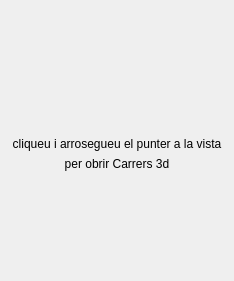
<?xml version="1.0" encoding="UTF-8"?>
<ui version="4.0">
 <class>go2streetviewDum</class>
 <widget class="QWidget" name="go2streetviewDum">
  <property name="geometry">
   <rect>
    <x>0</x>
    <y>0</y>
    <width>234</width>
    <height>281</height>
   </rect>
  </property>
  <property name="sizePolicy">
   <sizepolicy hsizetype="Expanding" vsizetype="Expanding">
    <horstretch>0</horstretch>
    <verstretch>0</verstretch>
   </sizepolicy>
  </property>
  <property name="windowTitle">
   <string>go2carrers3d</string>
  </property>
  <layout class="QVBoxLayout" name="verticalLayout">
   <item>
    <widget class="QLabel" name="iconRif">
     <property name="sizePolicy">
      <sizepolicy hsizetype="Ignored" vsizetype="Ignored">
       <horstretch>0</horstretch>
       <verstretch>0</verstretch>
      </sizepolicy>
     </property>
     <property name="minimumSize">
      <size>
       <width>0</width>
       <height>30</height>
      </size>
     </property>
     <property name="text">
      <string/>
     </property>
     <property name="pixmap">
      <pixmap resource="resources.qrc">:/plugins/go2streetview/res/icoStreetview.png</pixmap>
     </property>
     <property name="scaledContents">
      <bool>false</bool>
     </property>
     <property name="alignment">
      <set>Qt::AlignBottom|Qt::AlignHCenter</set>
     </property>
    </widget>
   </item>
   <item>
    <widget class="QLabel" name="labelBottom">
     <property name="sizePolicy">
      <sizepolicy hsizetype="Ignored" vsizetype="Minimum">
       <horstretch>0</horstretch>
       <verstretch>0</verstretch>
      </sizepolicy>
     </property>
     <property name="minimumSize">
      <size>
       <width>0</width>
       <height>20</height>
      </size>
     </property>
     <property name="maximumSize">
      <size>
       <width>16777215</width>
       <height>20</height>
      </size>
     </property>
     <property name="text">
      <string>cliqueu i arrosegueu el punter a la vista</string>
     </property>
     <property name="alignment">
      <set>Qt::AlignBottom|Qt::AlignHCenter</set>
     </property>
    </widget>
   </item>
   <item>
    <widget class="QLabel" name="labelTop">
     <property name="sizePolicy">
      <sizepolicy hsizetype="Ignored" vsizetype="Ignored">
       <horstretch>0</horstretch>
       <verstretch>0</verstretch>
      </sizepolicy>
     </property>
     <property name="minimumSize">
      <size>
       <width>0</width>
       <height>20</height>
      </size>
     </property>
     <property name="text">
      <string>per obrir Carrers 3d</string>
     </property>
     <property name="alignment">
      <set>Qt::AlignHCenter|Qt::AlignTop</set>
     </property>
    </widget>
   </item>
  </layout>
 </widget>
 <resources>
  <include location="resources.qrc"/>
 </resources>
 <connections/>
</ui>
